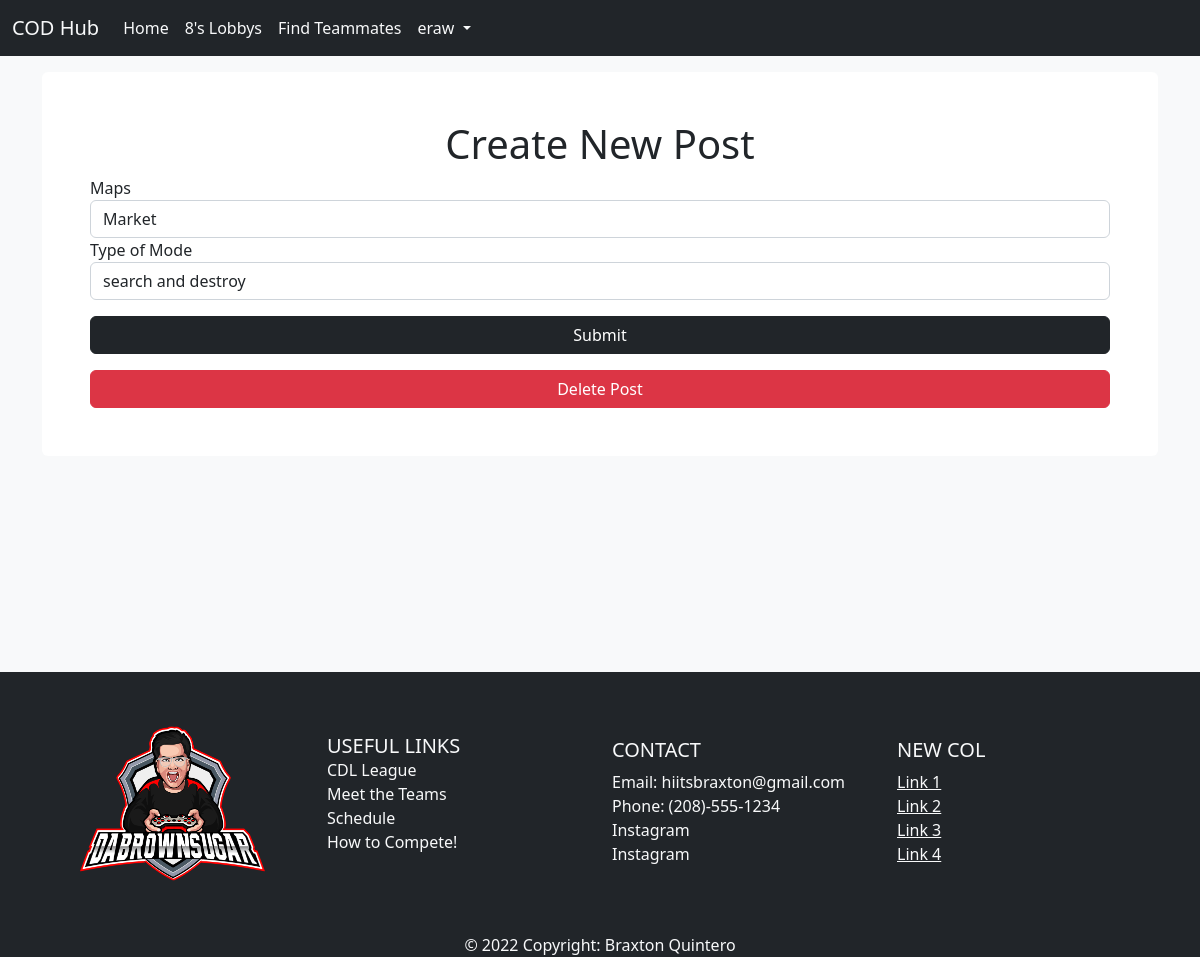
Page /edit_match/5/edit (signed in) on the committed database.
### app/models.py (models this page shows, shortened)
class User(db.Model, UserMixin):
    id = db.Column(db.Integer, primary_key=True)
    email = db.Column(db.String(50), nullable=False, unique=True)
    username = db.Column(db.String(50), nullable=False, unique=True)
    password = db.Column(db.String(256), nullable=False)
    date_created = db.Column(db.DateTime, nullable=False, default=datetime.utcnow)

class Matches(db.Model):
    id = db.Column(db.Integer, primary_key=True)
    modes = db.Column(db.String(50), nullable=False)
    maps = db.Column(db.String(255), nullable=False)
    date_created = db.Column(db.DateTime, nullable=False, default=datetime.utcnow)
    user_id = db.Column(db.Integer, db.ForeignKey('user.id'))

### app/routes.py (the view)
@app.route('/edit_match/<match_id>/edit', methods=['GET', 'POST'])
@login_required
def edit_match(match_id):
    match = Matches.query.get(match_id)
    if not match:
        flash(f"Match with id #{match_id} does not exist", "warning")
        return redirect(url_for('index'))
    if match.user_id != current_user.id:
        flash('You do not have permission to edit this post', 'danger')
        return redirect(url_for('index'))
    form = MatchForm()
    if form.validate_on_submit():
        new_maps = form.maps.data
        new_modes = form.modes.data
        match.update(maps=new_maps, modes=new_modes)
        flash(f"{match_id} has been updated", "success")
        return redirect(url_for('eights', match_id=match.id))
    return render_template('edit_match.html', match=match, form=form)

### app/forms.py
class MatchForm(FlaskForm):
    modes = StringField('Type of Mode', validators=[DataRequired()])
    maps = StringField('Maps', validators=[DataRequired()])
    submit = SubmitField()

### app/models.py (called while the page is built)
@login.user_loader
def load_user(user_id):
    return User.query.get(user_id)

### app/templates/edit_match.html (shortened to what this page needs)
{% extends 'base.html' %}
{% block content %}
<div class="bg-white p-5 rounded mt-3">
    <form action="" method="POST">
        <h1 class="text-center">Create New Post</h1>
        {{ form.maps.label }}
        {{ form.maps(class='form-control', value=match.maps) }}
        {{ form.modes.label }}
        {{ form.modes(class='form-control', value=match.modes) }}
        {{ form.submit(class='btn btn-dark w-100 mt-3') }}
    </form>
    <button type="button" class="btn btn-danger w-100 mt-3" data-bs-toggle="modal" data-bs-target="#deletePostModal">
        Delete Post
    </button>
    </div>
{% endblock content %}

### app/templates/navbar.html (shortened to what this page needs)
  <nav class="navbar navbar-expand-lg bg-dark">
    <div class="container-fluid">
      <a class="navbar-brand text-light">COD Hub</a>
      <div class="collapse navbar-collapse justify-content-start" id="navbarNavDropdown">
        <ul class="navbar-nav">
          <li class="nav-item">
            <a class="nav-link active text-light" aria-current="page" href="{{ url_for('index') }}">Home</a>
          </li>
          {% if current_user.is_authenticated %}
          <li class="nav-item">
            <a class="nav-link active text-light" aria-current="page" href="{{ url_for('eights') }}">8's Lobbys</a>
          </li>
          <li class="nav-item">
            <a class="nav-link active text-light" aria-current="page" href="{{ url_for('search_teammates') }}">Find Teammates</a>
          </li>
          <li class="nav-item dropdown text-light">
            <a class="nav-link active dropdown-toggle text-light" href="#" role="button" data-bs-toggle="dropdown" aria-expanded="false">
              {{ current_user.username }}
            </a>
          </li>
          {% endif %}
        </ul>
      </div>
    </div>
  </nav>

### rows in the picture
User: username "eraw"
Matches: maps "Market", modes "search and destroy"
